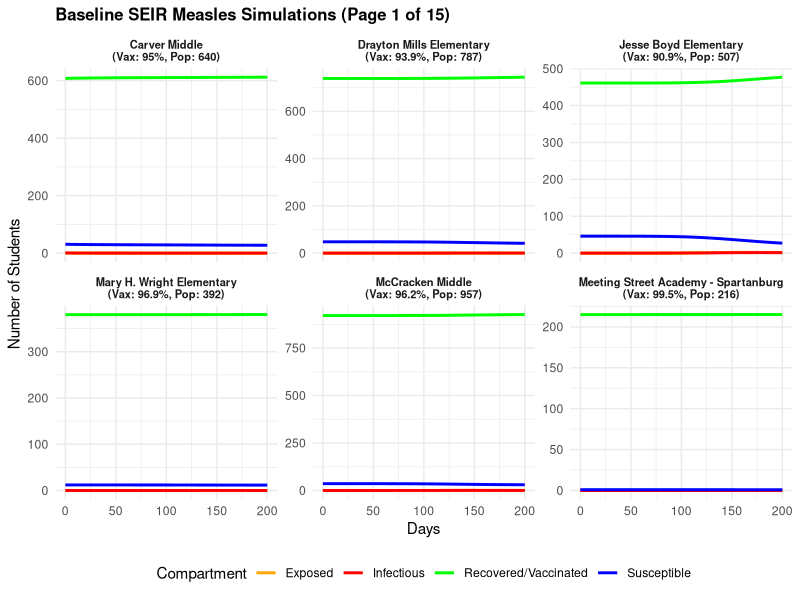
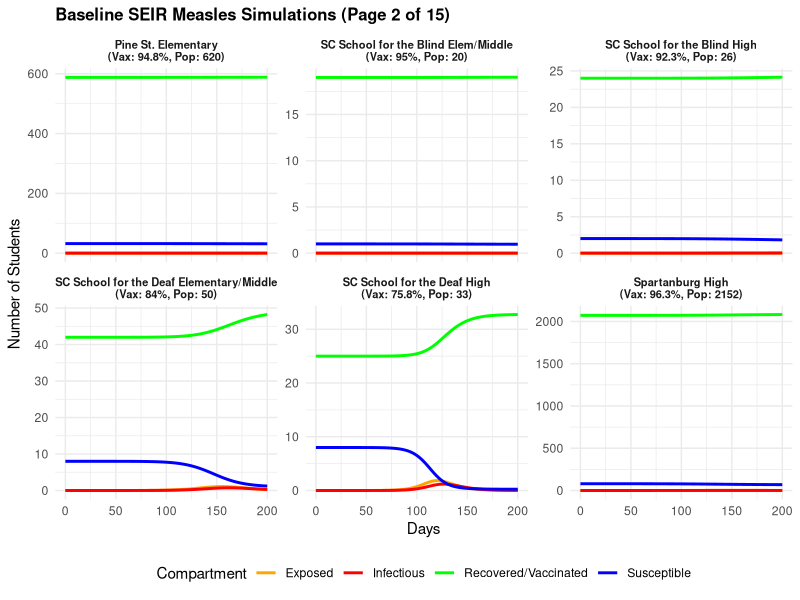
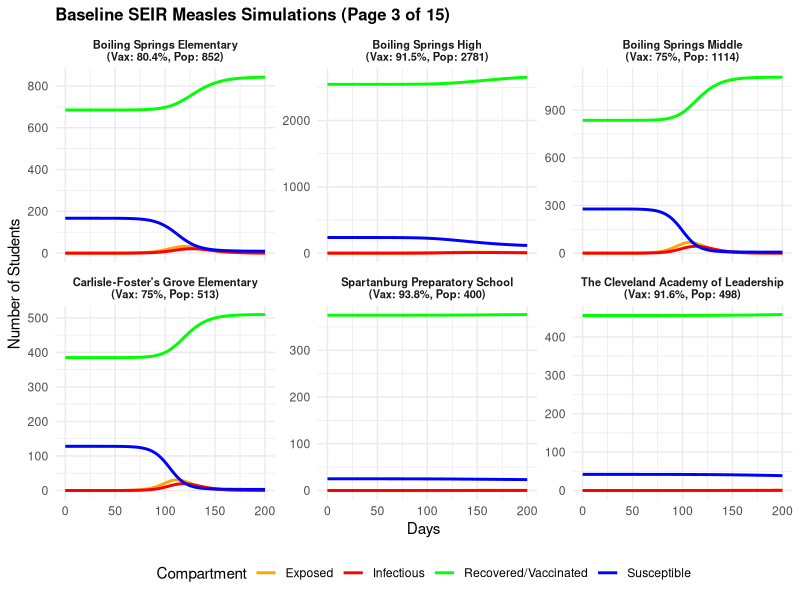
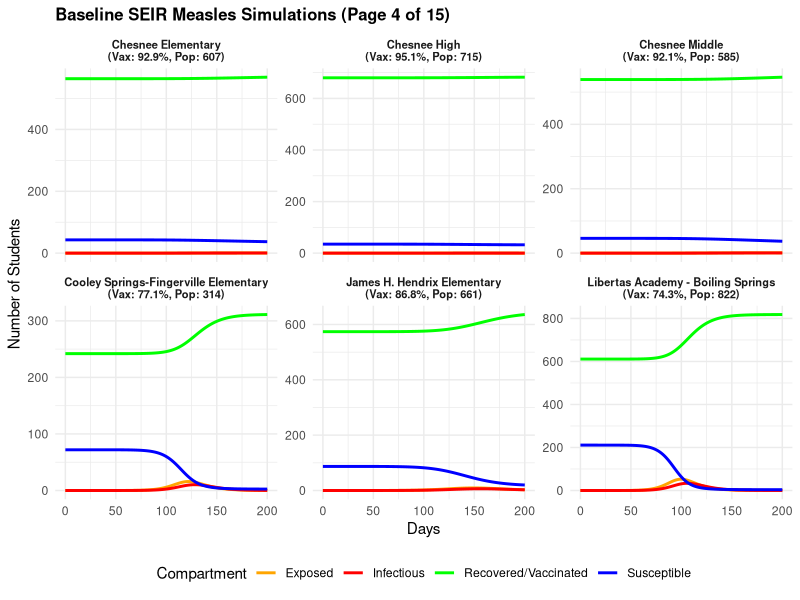
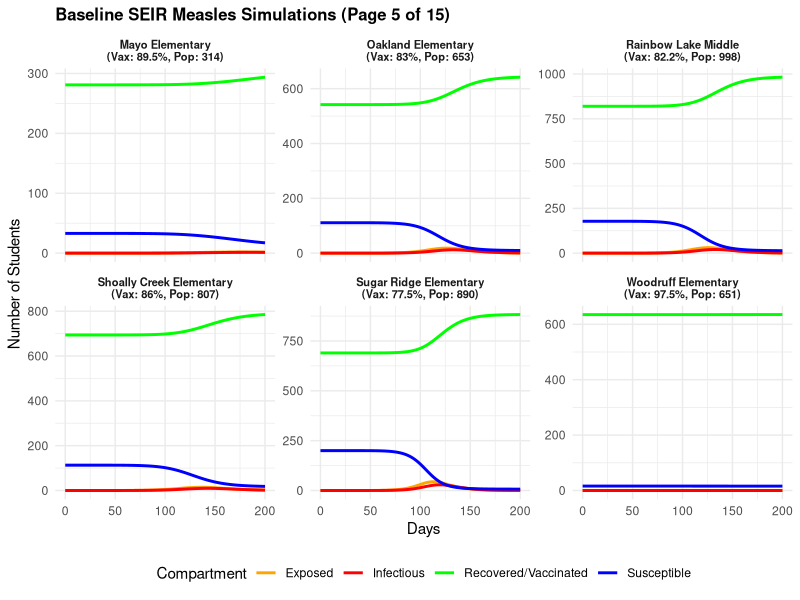
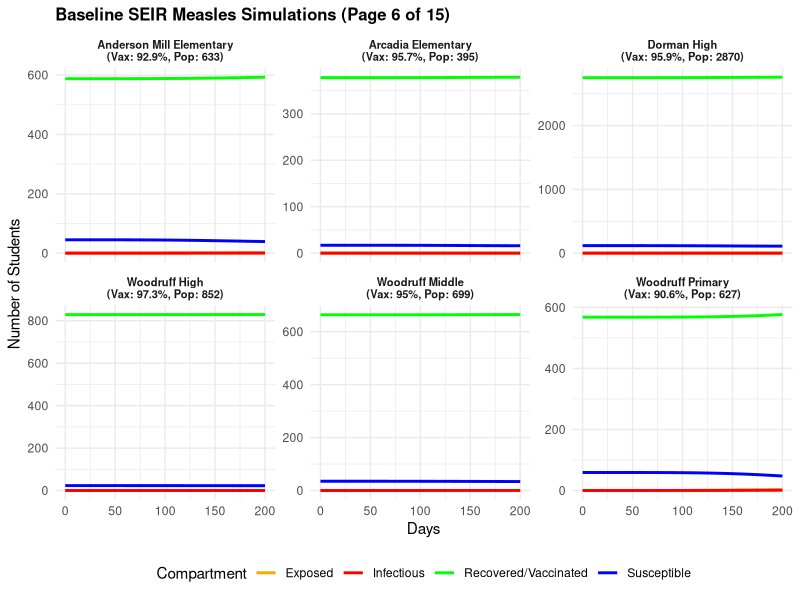
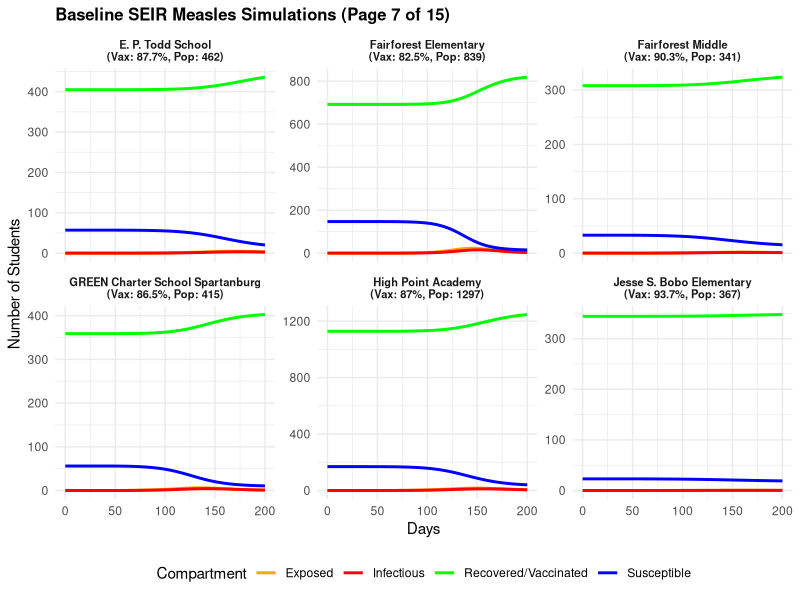
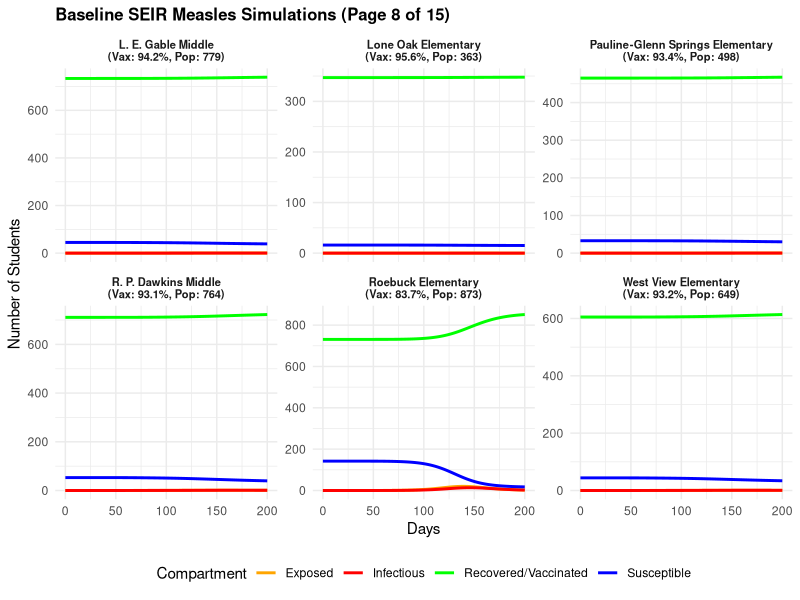

The R script that drew these images, in order:
# ============================================================
# NETWORK SEIR MEASLES SIMULATION AND SENSITIVITY ANALYSIS
# FRAMEWORK
# ============================================================

suppressPackageStartupMessages({
  library(tidyverse)
  library(deSolve)
  library(igraph)
})


theme_set(
  theme_minimal() +
    theme(
      plot.title = element_text(face = "bold", size = 12)
    )
)


# ============================================================
# 1. LOAD SCHOOL DATA
# ============================================================

df <- read.csv(
  "data/cleanned/school_data_joined.csv"
) %>%
  rename_with(tolower)


if (!"unit_id" %in% names(df)) {
  df <- df %>%
    mutate(unit_id = as.character(row_number()))
} else {
  df <- df %>%
    mutate(unit_id = as.character(unit_id))
}


df <- df %>%
  mutate(
    vax_rate = if_else(
      percent_immunized > 1,
      percent_immunized / 100,
      percent_immunized
    ),
    
    school_id = row_number(),
    
    page = ceiling(school_id / 6)
  )


n_schools <- nrow(df)


# ============================================================
# 2. BUILD NETWORK ADJACENCY MATRIX (A)
# ============================================================

net_df <- read.csv(
  "data/cleanned/network_df.csv"
) %>%
  rename_with(tolower)


id_cols <- names(net_df)[
  grep(
    "unit|from|to|source|target|id",
    names(net_df)
  )
]


if (length(id_cols) >= 2) {
  
  net_df <- net_df %>%
    rename(
      unit_id_a = !!sym(id_cols[1]),
      unit_id_b = !!sym(id_cols[2])
    )
  
} else {
  
  colnames(net_df)[1:2] <-
    c("unit_id_a", "unit_id_b")
}


net_df <- net_df %>%
  mutate(
    unit_id_a = as.character(unit_id_a),
    unit_id_b = as.character(unit_id_b)
  )


id_map <- setNames(
  1:n_schools,
  df$unit_id
)


A <- matrix(
  0,
  nrow = n_schools,
  ncol = n_schools
)


for (k in seq_len(nrow(net_df))) {
  
  i <- id_map[net_df$unit_id_a[k]]
  
  j <- id_map[net_df$unit_id_b[k]]
  
  if (!is.na(i) && !is.na(j)) {
    
    # USE TOTAL CONTACTS AS THE NETWORK WEIGHT
    w <- if (
      "total_contacts" %in% names(net_df)
    ) {
      net_df$total_contacts[k]
    } else {
      1
    }
    
    A[i, j] <- w
    A[j, i] <- w
  }
}


# ============================================================
# 3. GLOBAL NETWORK SCALING
# ============================================================

A_raw <- A


spectral_radius <-
  max(
    Re(
      eigen(A_raw)$values
    )
  )


A <- A_raw / spectral_radius


# ============================================================
# 4. MODEL PARAMETERS
# ============================================================

gamma_rate <- 1 / 7

sigma_rate <- 1 / 10

beta_rate <- 15 * gamma_rate

alpha <- 0.05

times <- seq(
  0,
  200,
  by = 1
)


# ============================================================
# 5. POPULATION AND BASELINE INITIAL CONDITIONS
# ============================================================

N <- df$total_students


# IMPORTANT:
# Vaccinated population is rounded
R0 <- round(
  N * df$vax_rate
)


# Baseline seed in School 1
I0 <- c(
  1,
  rep(0, n_schools - 1)
)


E0 <- rep(
  0,
  n_schools
)


S0 <- pmax(
  0,
  N - I0 - E0 - R0
)


initial_state <- c(
  S0,
  E0,
  I0,
  R0
)


names(initial_state) <- c(
  paste0("S_", 1:n_schools),
  paste0("E_", 1:n_schools),
  paste0("I_", 1:n_schools),
  paste0("R_", 1:n_schools)
)


# ============================================================
# 6. MODEL PARAMETERS LIST
# ============================================================

params <- list(
  beta = beta_rate,
  sigma = sigma_rate,
  gamma = gamma_rate,
  alpha = alpha,
  N = N,
  A = A,
  n = n_schools
)


# ============================================================
# 7. SEIR MODEL
# ============================================================

seir_model <- function(
    time,
    state,
    parameters
) {
  
  with(
    as.list(parameters),
    {
      
      S <- state[
        1:n
      ]
      
      E <- state[
        (n + 1):(2 * n)
      ]
      
      I <- state[
        (2 * n + 1):(3 * n)
      ]
      
      R <- state[
        (3 * n + 1):(4 * n)
      ]
      
      
      I_prop <- I / N
      
      
      lambda <-
        (beta * I_prop) +
        (
          alpha *
            beta *
            as.vector(
              A %*% I_prop
            )
        )
      
      
      dS <- -lambda * S
      
      dE <-
        lambda * S -
        (sigma * E)
      
      dI <-
        (sigma * E) -
        (gamma * I)
      
      dR <-
        gamma * I
      
      
      list(
        c(
          dS,
          dE,
          dI,
          dR
        )
      )
    }
  )
}


# ============================================================
# 8. FUNCTION TO CALCULATE TOTAL INFECTIOUS CASES
# ============================================================

get_total_I <- function(
    out_df,
    scenario_label,
    seed_type
) {
  
  out_df %>%
    
    pivot_longer(
      cols = -time,
      names_to = "var",
      values_to = "Count"
    ) %>%
    
    filter(
      str_detect(
        var,
        "^I_"
      )
    ) %>%
    
    group_by(time) %>%
    
    summarise(
      total_infectious =
        sum(
          Count,
          na.rm = TRUE
        ),
      .groups = "drop"
    ) %>%
    
    mutate(
      Scenario = scenario_label,
      `Seed Type` = seed_type
    )
}


# ============================================================
# 9. FUNCTION TO RUN VACCINATION SCENARIO
# ============================================================

run_vax_scenario <- function(
    vax_vector,
    seed_id
) {
  
  # Rounded vaccinated population
  R0_vec <- round(
    N * vax_vector
  )
  
  
  # Initial infected
  I0_vec <- rep(
    0,
    n_schools
  )
  
  I0_vec[seed_id] <- 1
  
  
  # Initial exposed
  E0_vec <- rep(
    0,
    n_schools
  )
  
  
  # Initial susceptible
  S0_vec <- pmax(
    0,
    N -
      I0_vec -
      E0_vec -
      R0_vec
  )
  
  
  # Initial state
  state_vec <- c(
    S0_vec,
    E0_vec,
    I0_vec,
    R0_vec
  )
  
  
  names(state_vec) <-
    names(initial_state)
  
  
  # Run model
  out_df <- as.data.frame(
    ode(
      y = state_vec,
      times = times,
      func = seir_model,
      parms = params
    )
  )
  
  
  return(out_df)
}


# ============================================================
# 10. BASELINE SEIR SIMULATION
# ============================================================

output <- ode(
  y = initial_state,
  times = times,
  func = seir_model,
  parms = params
)


# ============================================================
# 11. BASELINE RESULTS BY SCHOOL
# ============================================================

results_long <- as.data.frame(output) %>%
  
  pivot_longer(
    cols = -time,
    names_to = "var",
    values_to = "Count"
  ) %>%
  
  mutate(
    Compartment =
      str_extract(
        var,
        "^[SEIR]"
      ),
    
    school_id =
      as.numeric(
        str_extract(
          var,
          "\\d+"
        )
      )
  ) %>%
  
  left_join(
    df,
    by = "school_id"
  ) %>%
  
  mutate(
    school_label =
      paste0(
        school_name,
        "\n(Vax: ",
        round(vax_rate * 100, 1),
        "%, Pop: ",
        total_students,
        ")"
      )
  )


# ============================================================
# 12. BASELINE SCHOOL PLOTS
# ============================================================

total_pages <- max(
  df$page
)


for (p in 1:total_pages) {
  
  page_data <-
    results_long %>%
    filter(page == p)
  
  
  p_plot <- ggplot(
    page_data,
    aes(
      x = time,
      y = Count,
      color = Compartment
    )
  ) +
    
    geom_line(
      linewidth = 1
    ) +
    
    scale_color_manual(
      values = c(
        "S" = "blue",
        "E" = "orange",
        "I" = "red",
        "R" = "green"
      ),
      
      labels = c(
        "S" = "Susceptible",
        "E" = "Exposed",
        "I" = "Infectious",
        "R" = "Recovered/Vaccinated"
      )
    ) +
    
    facet_wrap(
      ~school_label,
      ncol = 3,
      scales = "free_y"
    ) +
    
    labs(
      title =
        paste0(
          "Baseline SEIR Measles Simulations (Page ",
          p,
          " of ",
          total_pages,
          ")"
        ),
      
      x = "Days",
      
      y = "Number of Students",
      
      color = "Compartment"
    ) +
    
    theme(
      strip.text =
        element_text(
          size = 8,
          face = "bold"
        ),
      
      legend.position = "bottom"
    )
  
  
  print(p_plot)
}


# ============================================================
# 13. NETWORK CENTRALITY
# ============================================================

net_graph <-
  graph_from_adjacency_matrix(
    A,
    mode = "undirected",
    weighted = TRUE
  )


df$node_strength <-
  strength(
    net_graph
  )


df$betweenness <-
  betweenness(
    net_graph,
    weights = NA
  )


# Hub = highest node strength
top_hub_id <-
  df$school_id[
    which.max(
      df$node_strength
    )
  ]


# Peripheral = lowest node strength
low_hub_id <-
  df$school_id[
    which.min(
      df$node_strength
    )
  ]


top_hub_name <-
  df$school_name[
    df$school_id == top_hub_id
  ]


low_hub_name <-
  df$school_name[
    df$school_id == low_hub_id
  ]


cat("\n========================================\n")
cat("NETWORK HUB AND PERIPHERAL SCHOOL\n")
cat("========================================\n")

cat(
  "Network Hub:",
  top_hub_name,
  "\n"
)

cat(
  "Peripheral:",
  low_hub_name,
  "\n"
)


# ============================================================
# 14. SCENARIO 1: EMPIRICAL VACCINATION COVERAGE
# ============================================================

vax_empirical <-
  df$vax_rate


out_hub_baseline <-
  run_vax_scenario(
    vax_empirical,
    top_hub_id
  )


out_peri_baseline <-
  run_vax_scenario(
    vax_empirical,
    low_hub_id
  )


# ============================================================
# 15. SCENARIO 2: BOTH SEED SCHOOLS AT 74%
# ============================================================

vax_74 <-
  df$vax_rate


vax_74[top_hub_id] <-
  0.74


vax_74[low_hub_id] <-
  0.74


out_hub_74 <-
  run_vax_scenario(
    vax_74,
    top_hub_id
  )


out_peri_74 <-
  run_vax_scenario(
    vax_74,
    low_hub_id
  )


# ============================================================
# 16. SCENARIO 3: BOTH SEED SCHOOLS AT 91.6%
# ============================================================

vax_916 <-
  df$vax_rate


vax_916[top_hub_id] <-
  0.916


vax_916[low_hub_id] <-
  0.916


out_hub_916 <-
  run_vax_scenario(
    vax_916,
    top_hub_id
  )


out_peri_916 <-
  run_vax_scenario(
    vax_916,
    low_hub_id
  )


# ============================================================
# 17. PLOT ALL THREE SCENARIOS IN THE SAME FIGURE
# ============================================================

comparison_all <- bind_rows(
  
  
  # ----------------------------------------------------------
  # Scenario 1
  # ----------------------------------------------------------
  
  get_total_I(
    out_hub_baseline,
    "Scenario 1: Empirical Coverage",
    "Network Hub"
  ),
  
  get_total_I(
    out_peri_baseline,
    "Scenario 1: Empirical Coverage",
    "Peripheral"
  ),
  
  
  # ----------------------------------------------------------
  # Scenario 2
  # ----------------------------------------------------------
  
  get_total_I(
    out_hub_74,
    "Scenario 2: Both Seed Schools at 74%",
    "Network Hub"
  ),
  
  get_total_I(
    out_peri_74,
    "Scenario 2: Both Seed Schools at 74%",
    "Peripheral"
  ),
  
  
  # ----------------------------------------------------------
  # Scenario 3
  # ----------------------------------------------------------
  
  get_total_I(
    out_hub_916,
    "Scenario 3: Both Seed Schools at 91.6%",
    "Network Hub"
  ),
  
  get_total_I(
    out_peri_916,
    "Scenario 3: Both Seed Schools at 91.6%",
    "Peripheral"
  )
)


# ============================================================
# 18. SAME FIGURE: THREE PANELS
# ============================================================

ggplot(
  comparison_all,
  aes(
    x = time,
    y = total_infectious,
    color = `Seed Type`
  )
) +
  
  geom_line(
    linewidth = 1.2
  ) +
  
  facet_wrap(
    ~Scenario,
    ncol = 3,
    scales = "free_y"
  ) +
  
  scale_color_manual(
    values = c(
      "Network Hub" = "firebrick",
      "Peripheral" = "darkblue"
    )
  ) +
  
  labs(
    title =
      "Sensitivity Analysis: Hub vs Peripheral Seeding",
    
    subtitle =
      "Comparison across three vaccination coverage scenarios",
    
    x =
      "Days Since Outbreak Introduction",
    
    y =
      "Total Active Infectious Cases",
    
    color =
      "Seed Location"
  ) +
  
  theme(
    legend.position = "bottom",
    
    strip.text =
      element_text(
        face = "bold",
        size = 10
      )
  )


# ============================================================
# 19. FUNCTION TO CALCULATE OUTBREAK MEASURES
# ============================================================

calculate_outbreak_measures <- function(
    out_df,
    seed_id
) {
  
  
  # Identify R and I columns
  R_columns <-
    grep(
      "^R_",
      names(out_df),
      value = TRUE
    )
  
  
  I_columns <-
    grep(
      "^I_",
      names(out_df),
      value = TRUE
    )
  
  
  # Final recovered population
  R_final <-
    sapply(
      R_columns,
      function(x) {
        out_df[[x]][
          nrow(out_df)
        ]
      }
    )
  
  
  # ----------------------------------------------------------
  # IMPORTANT:
  # Initial vaccinated population is rounded
  # ----------------------------------------------------------
  
  R_initial <-
    round(
      sapply(
        R_columns,
        function(x) {
          out_df[[x]][1]
        }
      )
    )
  
  
  # New cases
  new_cases_each_school <-
    pmax(
      0,
      R_final - R_initial
    )
  
  
  # Total new cases
  total_cases <-
    sum(
      new_cases_each_school,
      na.rm = TRUE
    )
  
  
  # Total infectious population
  total_I <-
    rowSums(
      out_df[
        ,
        I_columns,
        drop = FALSE
      ],
      na.rm = TRUE
    )
  
  
  # Peak burden
  peak_burden <-
    max(
      total_I,
      na.rm = TRUE
    )
  
  
  # Peak day
  peak_day <-
    out_df$time[
      which.max(total_I)
    ]
  
  
  # Total school population
  county_population <-
    sum(
      N,
      na.rm = TRUE
    )
  
  
  # Attack rate
  attack_rate <-
    (
      total_cases /
        county_population
    ) * 100
  
  
  return(
    c(
      Total_Cases = total_cases,
      Peak_Burden = peak_burden,
      Peak_Day = peak_day,
      Attack_Rate = attack_rate
    )
  )
}


# ============================================================
# 20. CALCULATE SCENARIO 1 RESULTS
# ============================================================

baseline_hub <-
  calculate_outbreak_measures(
    out_hub_baseline,
    top_hub_id
  )


baseline_peri <-
  calculate_outbreak_measures(
    out_peri_baseline,
    low_hub_id
  )


# ============================================================
# 21. CALCULATE SCENARIO 2 RESULTS
# ============================================================

control_74_hub <-
  calculate_outbreak_measures(
    out_hub_74,
    top_hub_id
  )


control_74_peri <-
  calculate_outbreak_measures(
    out_peri_74,
    low_hub_id
  )


# ============================================================
# 22. CALCULATE SCENARIO 3 RESULTS
# ============================================================

control_916_hub <-
  calculate_outbreak_measures(
    out_hub_916,
    top_hub_id
  )


control_916_peri <-
  calculate_outbreak_measures(
    out_peri_916,
    low_hub_id
  )


# ============================================================
# 23. CREATE TABLE 4.3
# ============================================================

results_4_3 <- tibble(
  
  
  Scenario = c(
    
    "Scenario 1: Empirical Coverage",
    "Scenario 1: Empirical Coverage",
    
    "Scenario 2: Both Seed Schools at 74%",
    "Scenario 2: Both Seed Schools at 74%",
    
    "Scenario 3: Both Seed Schools at 91.6%",
    "Scenario 3: Both Seed Schools at 91.6%"
  ),
  
  
  `Seed Location` = c(
    
    top_hub_name,
    low_hub_name,
    
    top_hub_name,
    low_hub_name,
    
    top_hub_name,
    low_hub_name
  ),
  
  
  `Seed Type` = c(
    
    "Network Hub",
    "Peripheral",
    
    "Network Hub",
    "Peripheral",
    
    "Network Hub",
    "Peripheral"
  ),
  
  
  `Vaccination Coverage` = c(
    
    paste0(
      round(
        vax_empirical[top_hub_id] * 100,
        1
      ),
      "%"
    ),
    
    paste0(
      round(
        vax_empirical[low_hub_id] * 100,
        1
      ),
      "%"
    ),
    
    "74.0%",
    "74.0%",
    
    "91.6%",
    "91.6%"
  ),
  
  
  `Total New Cases (C)` = c(
    
    baseline_hub["Total_Cases"],
    baseline_peri["Total_Cases"],
    
    control_74_hub["Total_Cases"],
    control_74_peri["Total_Cases"],
    
    control_916_hub["Total_Cases"],
    control_916_peri["Total_Cases"]
  ),
  
  
  `Peak Burden (Ipeak)` = c(
    
    baseline_hub["Peak_Burden"],
    baseline_peri["Peak_Burden"],
    
    control_74_hub["Peak_Burden"],
    control_74_peri["Peak_Burden"],
    
    control_916_hub["Peak_Burden"],
    control_916_peri["Peak_Burden"]
  ),
  
  
  `Peak Day` = c(
    
    baseline_hub["Peak_Day"],
    baseline_peri["Peak_Day"],
    
    control_74_hub["Peak_Day"],
    control_74_peri["Peak_Day"],
    
    control_916_hub["Peak_Day"],
    control_916_peri["Peak_Day"]
  ),
  
  
  `Attack Rate (AR)` = c(
    
    baseline_hub["Attack_Rate"],
    baseline_peri["Attack_Rate"],
    
    control_74_hub["Attack_Rate"],
    control_74_peri["Attack_Rate"],
    
    control_916_hub["Attack_Rate"],
    control_916_peri["Attack_Rate"]
  )
)


# ============================================================
# 24. ROUND TABLE VALUES
# ============================================================

table_4_3 <- results_4_3 %>%
  
  mutate(
    
    `Total New Cases (C)` =
      round(
        `Total New Cases (C)`
      ),
    
    `Peak Burden (Ipeak)` =
      round(
        `Peak Burden (Ipeak)`
      ),
    
    `Peak Day` =
      round(
        `Peak Day`
      ),
    
    `Attack Rate (AR)` =
      paste0(
        round(
          `Attack Rate (AR)`,
          2
        ),
        "%"
      )
  )


# ============================================================
# 25. PRINT TABLE 4.3
# ============================================================

cat("\n\n")
cat("============================================================\n")
cat("TABLE 4.3: COMPARATIVE ANALYSIS OF HUB VS PERIPHERAL\n")
cat("SEEDING SCENARIOS\n")
cat("============================================================\n\n")


print(
  table_4_3,
  n = Inf
)


# ============================================================
# 26. OPTIONAL: KABLE TABLE
# ============================================================

if (
  requireNamespace(
    "knitr",
    quietly = TRUE
  )
) {
  
  print(
    knitr::kable(
      table_4_3,
      caption =
        "Comparative Analysis of Hub vs Peripheral Seeding Scenarios",
      align = c(
        "l",
        "l",
        "l",
        "l",
        "r",
        "r",
        "r",
        "r"
      )
    )
  )
}


# ============================================================
# 27. SAVE TABLE
# ============================================================

write.csv(
  table_4_3,
  "table_4_3_hub_vs_peripheral.csv",
  row.names = FALSE
)


# ============================================================
# END
# ============================================================
